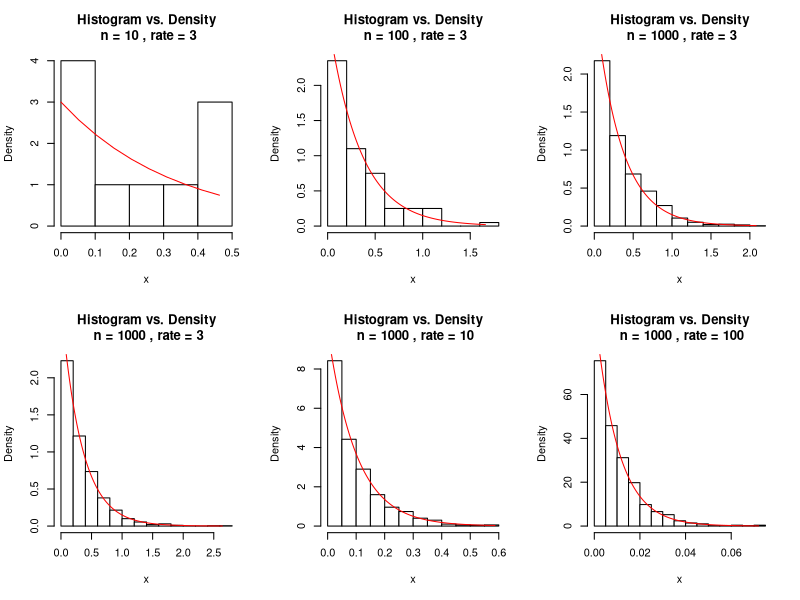

This figure's R source:
exp <- function(n, rate) {
x = rexp(n, rate)
title = paste("Histogram vs. Density\n", "n =", n, ", rate =", rate)
hist(x, freq = FALSE, col="white", border="black",main=title)
points = seq(0, max(x), length=length(x))
lines(points, dexp(points,rate), col="red")
}

par(mfrow=c(2,3))

exp(10, 3)
exp(100, 3)
exp(1000, 3)
exp(1000, 3)
exp(1000, 10)
exp(1000, 100)
